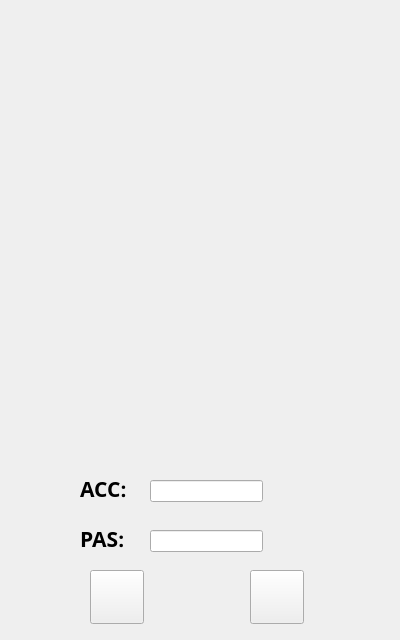
<?xml version="1.0" encoding="UTF-8"?>
<ui version="4.0">
 <class>login</class>
 <widget class="QWidget" name="login">
  <property name="geometry">
   <rect>
    <x>0</x>
    <y>0</y>
    <width>400</width>
    <height>640</height>
   </rect>
  </property>
  <property name="cursor">
   <cursorShape>OpenHandCursor</cursorShape>
  </property>
  <property name="windowTitle">
   <string>login</string>
  </property>
  <widget class="QPushButton" name="pushButton_Signup">
   <property name="geometry">
    <rect>
     <x>250</x>
     <y>570</y>
     <width>54</width>
     <height>54</height>
    </rect>
   </property>
   <property name="text">
    <string/>
   </property>
  </widget>
  <widget class="QPushButton" name="pushButton_Login">
   <property name="geometry">
    <rect>
     <x>90</x>
     <y>570</y>
     <width>54</width>
     <height>54</height>
    </rect>
   </property>
   <property name="text">
    <string/>
   </property>
  </widget>
  <widget class="QLabel" name="label_Acc">
   <property name="geometry">
    <rect>
     <x>80</x>
     <y>470</y>
     <width>71</width>
     <height>41</height>
    </rect>
   </property>
   <property name="font">
    <font>
     <family>Noto Serif Tamil</family>
     <pointsize>16</pointsize>
     <weight>75</weight>
     <bold>true</bold>
    </font>
   </property>
   <property name="text">
    <string>ACC:</string>
   </property>
  </widget>
  <widget class="QLabel" name="label_Pas">
   <property name="geometry">
    <rect>
     <x>80</x>
     <y>520</y>
     <width>71</width>
     <height>41</height>
    </rect>
   </property>
   <property name="font">
    <font>
     <family>Noto Serif Tamil</family>
     <pointsize>16</pointsize>
     <weight>75</weight>
     <bold>true</bold>
    </font>
   </property>
   <property name="text">
    <string>PAS:</string>
   </property>
  </widget>
  <widget class="QLineEdit" name="lineEdit">
   <property name="geometry">
    <rect>
     <x>150</x>
     <y>480</y>
     <width>113</width>
     <height>22</height>
    </rect>
   </property>
  </widget>
  <widget class="QLineEdit" name="lineEdit_2">
   <property name="geometry">
    <rect>
     <x>150</x>
     <y>530</y>
     <width>113</width>
     <height>22</height>
    </rect>
   </property>
  </widget>
 </widget>
 <layoutdefault spacing="6" margin="11"/>
 <resources/>
 <connections/>
</ui>
